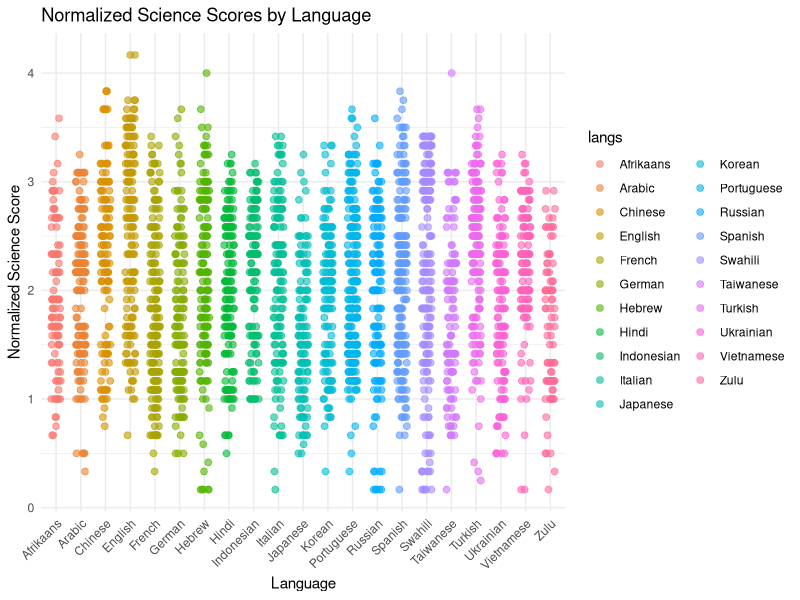
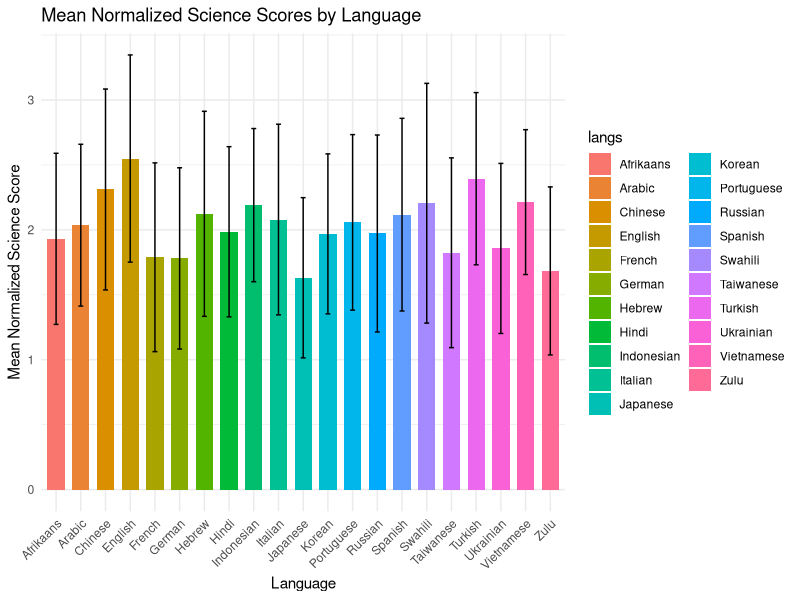
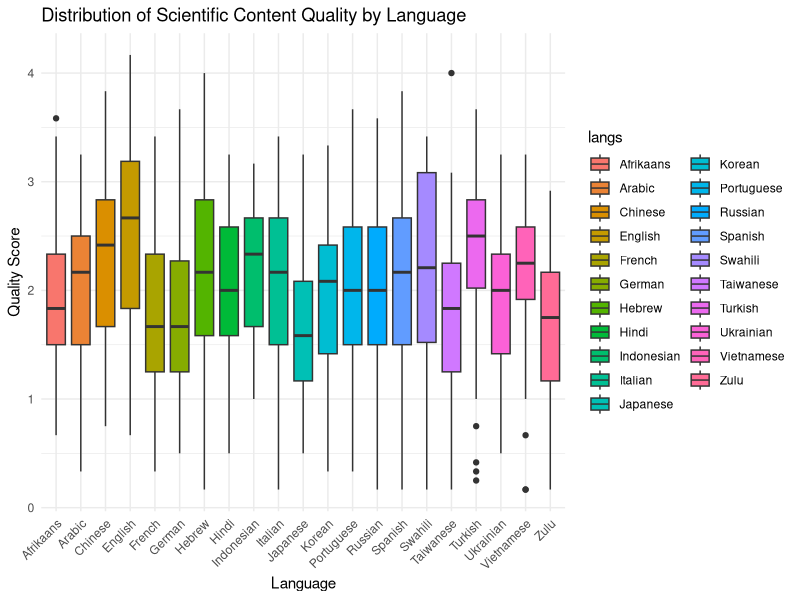

These figures' R source, in order: (Note: this script raises an error after producing the figures.)
## ---- chunk 1
knitr::opts_chunk$set(echo = TRUE)
## ---- chunk 2
library(tidyverse)
## ---- chunk 3
data <- read_tsv('cleaned_data.tsv')
glimpse(data)
## ---- chunk 4
ggplot(data, aes(x = langs, y = agg_sci_qual_norm, color = langs)) +
  geom_jitter(width = 0.2, height = 0, size = 2, alpha = 0.6) +
  theme_minimal() +
  labs(
    title = "Normalized Science Scores by Language",
    x = "Language",
    y = "Normalized Science Score"
  ) +  theme(
    axis.text.x = element_text(angle = 45, hjust = 1)
  )
## ---- chunk 5

# Summarize data to get mean and standard deviation
summary_data <- data %>%
  group_by(langs) %>%
  summarise(
    mean_score = mean(agg_sci_qual_norm),
    sd_score = sd(agg_sci_qual_norm)
  )

# Plotting the data
ggplot(summary_data, aes(x = langs, y = mean_score, fill = langs)) +
  geom_bar(stat = "identity", position = position_dodge(), width = 0.7) +
  geom_errorbar(aes(ymin = mean_score - sd_score, ymax = mean_score + sd_score), width = 0.2, position = position_dodge(0.7)) +
  theme_minimal() +
  labs(
    title = "Mean Normalized Science Scores by Language",
    x = "Language",
    y = "Mean Normalized Science Score"
  )  +  theme(
    axis.text.x = element_text(angle = 45, hjust = 1)
  )
## ---- chunk 6
ggplot(data, aes(x = langs, y = agg_sci_qual_norm, fill = langs)) +
  geom_boxplot() +
  theme_minimal() +
  labs(
    title = "Distribution of Scientific Content Quality by Language",
    x = "Language",
    y = "Quality Score"
  ) +
  theme(axis.text.x = element_text(angle = 45, hjust = 1)) 
## ---- chunk 7
library(caret)

# Set the seed for reproducibility
set.seed(123)

# Split the data into 70% training and 30% test
trainIndex <- createDataPartition(data$agg_sci_qual_norm, p = 0.7, 
                                  list = FALSE, 
                                  times = 1)

# Create the training and test data-sets
trainData <- data[trainIndex, ]
testData <- data[-trainIndex, ]
## ---- chunk 8
# Convert langs and country to factors
trainData <- trainData %>%
  mutate(
    langs = factor(langs),
    country = factor(country)
  )

# Run the linear regression model again
model <- lm(agg_sci_qual_norm ~ ., data = trainData)
summary(model)
## ---- chunk 9
model <- lm(agg_sci_qual_norm ~ . - jargon_score - site_type_fct - country - langs, data = trainData)
summary(model)
## ---- chunk 10
model <- lm(agg_sci_qual_norm ~ result_number + link_type + how_recent_is_the_information  + are_there_local_examples_in_the_content_e_g_r + local_examples_prop + does_the_content_present_advantages_and_disad + link_accessibility + jargon_score, data = trainData)
summary(model)
## ---- chunk 11
model1 <- lm(agg_sci_qual_norm ~ . - access_multimedia - access_sci - access - cred - contextual - accuracy,data = trainData)
step_model <- step(model1)
summary(step_model)
## ---- chunk 12
#experimenting more
model2 <- lm(formula = agg_sci_qual_norm ~ langs + type + result_number + 
    link_type + link_accessibility + how_recent_is_the_information + 
    jargon_score + local_examples_prop + does_the_content_present_advantages_and_disad + 
    site_type_fct, data = trainData)
summary(model2)
